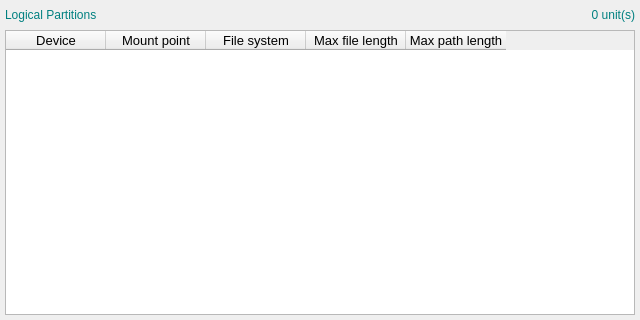
<?xml version="1.0" encoding="UTF-8"?>
<ui version="4.0">
 <class>lgptwind</class>
 <widget class="QDialog" name="lgptwind">
  <property name="geometry">
   <rect>
    <x>0</x>
    <y>0</y>
    <width>640</width>
    <height>320</height>
   </rect>
  </property>
  <property name="sizePolicy">
   <sizepolicy hsizetype="Fixed" vsizetype="Fixed">
    <horstretch>0</horstretch>
    <verstretch>0</verstretch>
   </sizepolicy>
  </property>
  <property name="minimumSize">
   <size>
    <width>640</width>
    <height>320</height>
   </size>
  </property>
  <property name="maximumSize">
   <size>
    <width>640</width>
    <height>320</height>
   </size>
  </property>
  <property name="font">
   <font/>
  </property>
  <property name="windowTitle">
   <string>MainWindow</string>
  </property>
  <widget class="QWidget" name="lgptwdgt" native="true">
   <property name="geometry">
    <rect>
     <x>0</x>
     <y>0</y>
     <width>640</width>
     <height>320</height>
    </rect>
   </property>
   <property name="sizePolicy">
    <sizepolicy hsizetype="Fixed" vsizetype="Fixed">
     <horstretch>0</horstretch>
     <verstretch>0</verstretch>
    </sizepolicy>
   </property>
   <property name="minimumSize">
    <size>
     <width>640</width>
     <height>320</height>
    </size>
   </property>
   <property name="maximumSize">
    <size>
     <width>640</width>
     <height>320</height>
    </size>
   </property>
   <widget class="QLabel" name="lgptlabl">
    <property name="geometry">
     <rect>
      <x>5</x>
      <y>5</y>
      <width>250</width>
      <height>20</height>
     </rect>
    </property>
    <property name="sizePolicy">
     <sizepolicy hsizetype="Fixed" vsizetype="Fixed">
      <horstretch>0</horstretch>
      <verstretch>0</verstretch>
     </sizepolicy>
    </property>
    <property name="minimumSize">
     <size>
      <width>250</width>
      <height>20</height>
     </size>
    </property>
    <property name="maximumSize">
     <size>
      <width>250</width>
      <height>20</height>
     </size>
    </property>
    <property name="styleSheet">
     <string notr="true">font: 15pt &quot;JetBrains Mono&quot;;
color: #008080;</string>
    </property>
    <property name="text">
     <string>Logical Partitions</string>
    </property>
   </widget>
   <widget class="QTableWidget" name="lgpttree">
    <property name="geometry">
     <rect>
      <x>5</x>
      <y>30</y>
      <width>630</width>
      <height>285</height>
     </rect>
    </property>
    <property name="sizePolicy">
     <sizepolicy hsizetype="Fixed" vsizetype="Fixed">
      <horstretch>0</horstretch>
      <verstretch>0</verstretch>
     </sizepolicy>
    </property>
    <property name="minimumSize">
     <size>
      <width>630</width>
      <height>285</height>
     </size>
    </property>
    <property name="maximumSize">
     <size>
      <width>630</width>
      <height>285</height>
     </size>
    </property>
    <property name="font">
     <font>
      <pointsize>10</pointsize>
      <italic>false</italic>
      <bold>false</bold>
     </font>
    </property>
    <property name="styleSheet">
     <string notr="true">font: 10pt &quot;Inter&quot;;</string>
    </property>
    <property name="editTriggers">
     <set>QAbstractItemView::NoEditTriggers</set>
    </property>
    <column>
     <property name="text">
      <string>Device</string>
     </property>
    </column>
    <column>
     <property name="text">
      <string>Mount point</string>
     </property>
    </column>
    <column>
     <property name="text">
      <string>File system</string>
     </property>
    </column>
    <column>
     <property name="text">
      <string>Max file length</string>
     </property>
    </column>
    <column>
     <property name="text">
      <string>Max path length</string>
     </property>
    </column>
   </widget>
   <widget class="QLabel" name="lgptqant">
    <property name="geometry">
     <rect>
      <x>385</x>
      <y>5</y>
      <width>250</width>
      <height>20</height>
     </rect>
    </property>
    <property name="sizePolicy">
     <sizepolicy hsizetype="Fixed" vsizetype="Fixed">
      <horstretch>0</horstretch>
      <verstretch>0</verstretch>
     </sizepolicy>
    </property>
    <property name="minimumSize">
     <size>
      <width>250</width>
      <height>20</height>
     </size>
    </property>
    <property name="maximumSize">
     <size>
      <width>250</width>
      <height>20</height>
     </size>
    </property>
    <property name="styleSheet">
     <string notr="true">font: 15pt &quot;JetBrains Mono&quot;;
color: #008080;</string>
    </property>
    <property name="text">
     <string>0 unit(s)</string>
    </property>
    <property name="alignment">
     <set>Qt::AlignRight|Qt::AlignTrailing|Qt::AlignVCenter</set>
    </property>
   </widget>
  </widget>
 </widget>
 <resources/>
 <connections/>
</ui>
